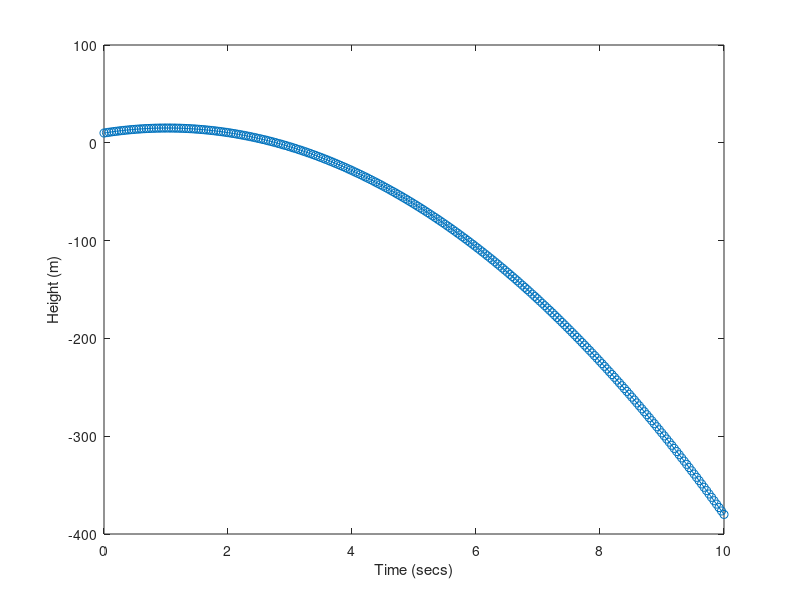

Write MATLAB code to recreate this figure.
%% plotballistic.m
% Plot ballistic trajectory equation
% Author: Len Pieroni
% No assistance

%% Parameters and Variables

ho = 10;
vo = 10;
g = 9.8;
t = linspace(0, 10, 250);

%% Calculation

h = ho + t.*vo - ((t.^2).*(.5*g));

%% Draw graph

plot(t, h, "-o");
xlabel("Time (secs)");
ylabel("Height (m)");